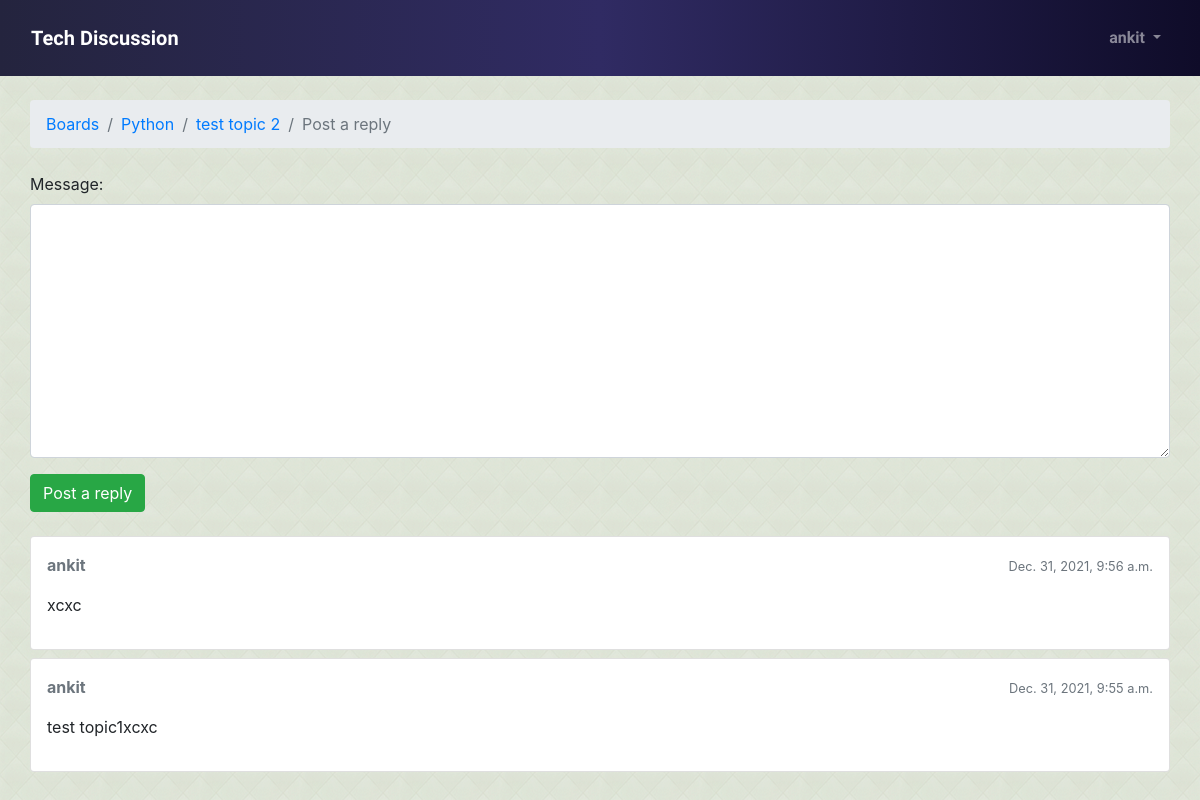
Page /boards/4/topics/109/reply/ (signed in) on the committed database.
### boards/models.py (models this page shows, shortened)
class Topic(models.Model):
    subject = models.CharField(max_length=255)
    last_updated = models.DateTimeField(auto_now_add=True)
    board = models.ForeignKey(Board, related_name='topics', on_delete=models.CASCADE)
    starter = models.ForeignKey(User, related_name='topics', on_delete=models.CASCADE)
    views = models.PositiveIntegerField(default=0)
    def get_last_ten_posts(self):
        return self.posts.order_by('-created_at')[:10]

class Board(models.Model):
    name = models.CharField(max_length=30, unique=True)
    description = models.CharField(max_length=100)

class Post(models.Model):
    message = models.TextField(max_length=4000)
    topic = models.ForeignKey(Topic, related_name='posts', on_delete=models.CASCADE)
    created_at = models.DateTimeField(auto_now_add=True)
    updated_at = models.DateTimeField(null=True)
    created_by = models.ForeignKey(User, related_name='posts', on_delete=models.CASCADE)
    updated_by = models.ForeignKey(User, null=True, related_name='+', on_delete=models.CASCADE)
    def get_message_as_markdown(self):
            return mark_safe(markdown(self.message, self_mode='escape'))

### boards/views.py (the view)
# urls.py: re_path(r'^boards/(?P<pk>\d+)/topics/(?P<topic_pk>\d+)/reply/$', views.reply_topic, name='reply_topic'),
@login_required
def reply_topic(request, pk, topic_pk):
    topic = get_object_or_404(Topic, board__pk=pk, pk=topic_pk)
    if request.method == 'POST':
        form = PostForm(request.POST)
        if form.is_valid():
            post = form.save(commit=False)
            post.topic = topic
            post.created_by = request.user
            post.save()
            topic.last_updated = timezone.now()
            topic.save()
            topic_url = reverse('topic_posts', kwargs={'pk': pk, 'topic_pk': topic_pk})
            topic_post_url = '{url}?page={page}#{id}'.format(
                url=topic_url,
                id=post.pk,
                page=topic.get_page_count()
            )
            return redirect(topic_post_url)
    else:
        form = PostForm()
    return render(request, 'reply_topic.html', {'topic': topic, 'form': form})

### boards/forms.py
class PostForm(forms.ModelForm):
    class Meta:
        model = Post
        fields = ['message', ]

### boards/templatetags/form_tags.py (called while the page is built)
@register.filter
def input_class(bound_field):
    css_class = ''
    if bound_field.form.is_bound:
        if bound_field.errors:
            css_class = 'is-invalid'
        elif field_type(bound_field) != 'PasswordInput':
            css_class = 'is-valid'
    return 'form-control {}'.format(css_class)

### templates/reply_topic.html (shortened to what this page needs)
{% extends 'base.html' %}
{% load static %}
{% block breadcrumb %}
  <li class="breadcrumb-item"><a href="{% url 'home' %}">Boards</a></li>
  <li class="breadcrumb-item"><a href="{% url 'board_topics' topic.board.pk %}">{{ topic.board.name }}</a></li>
  <li class="breadcrumb-item"><a href="{% url 'topic_posts' topic.board.pk topic.pk %}">{{ topic.subject }}</a></li>
  <li class="breadcrumb-item active">Post a reply</li>
{% endblock %}
{% block content %}
  <form method="POST" class="mb-4">
    {% include 'includes/form.html' %}
    <button type="submit" class="btn btn-success">Post a reply</button>
  </form>
  {% for post in topic.get_last_ten_posts %}
    <div class="card mb-2">
      <div class="card-body p-3">
        <div class="row mb-3">
          <div class="col-6">
            <strong class="text-muted">{{ post.created_by.username }}</strong>
          </div>
          <div class="col-6 text-right">
            <small class="text-muted">{{ post.created_at }}</small>
          </div>
        </div>
        {{ post.get_message_as_markdown }}
      </div>
    </div>
  {% endfor %}
  {% block javascript %}
  <link rel="stylesheet" href="https://cdn.jsdelivr.net/simplemde/latest/simplemde.min.css">
{% endblock %}
{% endblock %}

### templates/base.html (shortened to what this page needs)
{% load static %}<!DOCTYPE html>
<html>
  <head>
    <link href="https://maxcdn.bootstrapcdn.com/bootstrap/4.4.1/css/bootstrap.min.css" rel="stylesheet" >
    <link  href="{% static 'css/app.css' %}" rel="stylesheet" type="text/css" >
    <link  href="{% static 'scss/app.scss' %}" rel="stylesheet" type="text/css" >
  </head>
  <body>
    {% block body %}
    <nav class="navbar navbar-expand-sm navbar-dark bg-custom-2">
      <div class="container">
        <a class="navbar-brand" href="{% url 'home' %}">Tech Discussion</a>
        <div class="collapse navbar-collapse" id="mainMenu">
          {% if user.is_authenticated %}
            <ul class="navbar-nav ml-auto">
              <li class="nav-item dropdown">
                <a class="nav-link dropdown-toggle" href="#" id="userMenu" data-toggle="dropdown" aria-haspopup="true" aria-expanded="false">
                  {{ user.username }}
                </a>
              </li>
            </ul>
          {% else %}
            <form class="form-inline ml-auto">
              <a href="{% url 'login' %}" class="btn btn-primary ml-2 " id='loginbutton'>Log in</a>
              <a href="{% url 'signup' %}" class="btn btn-primary ml-2">Sign up</a>
            </form>
          {% endif %}
        </div>
      </div>
    </nav>
    <div class="container">
      <ol class="breadcrumb my-4 " id='crumbs'>
        {% block breadcrumb %}
        {% endblock %}
      </ol>
      {% block content %}
      {% endblock %}
    </div>
    {% endblock body %}
    {% block javascript %}{% endblock %}
  </body>
</html>

### static/css/app.css (style rules this page uses)
.navbar-brand { font-family: "Kanit", sans-serif; font-weight: bolder; }
.bg-custom-2 { background: #0f0c29; background: -webkit-linear-gradient( to right, #24243e, #302b63, #0f0c29 ); background: linear-gradient( to right, #24243e, #302b63, #0f0c29 ); }
.container { max-width: 1170px; min-height: 60px; }
#userMenu { font-weight: bold; font-family: "Spline Sans", sans-serif; }
body { background-image: url("../img/bg1.png"); }

### rows in the picture
Topic: board.name "Python", subject "test topic 2"
Post: created_by.username "ankit", created_at "Dec. 31, 2021, 9:56 a.m.", get_message_as_markdown "xcxc"
Post: created_by.username "ankit", created_at "Dec. 31, 2021, 9:55 a.m.", get_message_as_markdown "test topic1xcxc"

### other values in the picture
{{ user.username }} "ankit"
{{ field.label_tag }} "Message:"
